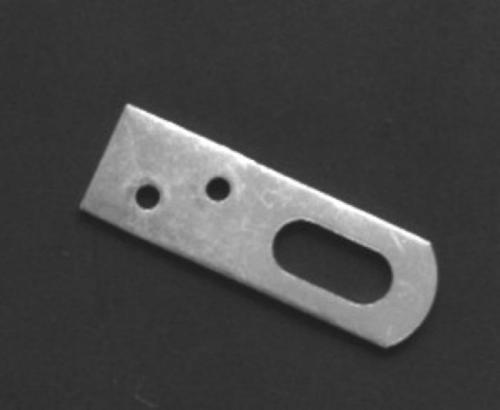
//> input picture practice-4/images/detect_circles.jpg, 500 x 410 px
$ ./reflection   (built with g++ and OpenCV 4)
//> lines starting //> are read from the running program, lines starting //| are printed output that depends on the picture; after the words box and inside, x2 and y2 are one past the last pixel; in counts of white or black regions, pixels touching at a corner belong together
#include "opencv2/opencv.hpp"
#include "opencv2/imgproc.hpp"
#include "opencv2/highgui.hpp"
#include <iostream>
#include <cmath>

using namespace std;

double getdistCenter(double point_x1, double point_y1, double point_x2, double point_y2);

int main(int argc, char **argv)
{
    /** 加载原图并转为灰度图 **/
    cv::Mat srcImage, grayImage;

    srcImage = cv::imread("images/detect_circles.jpg", cv::IMREAD_COLOR);
//> srcImage is the input picture: 410 rows x 500 cols, CV_8UC3; min 28, max 255, mean 70
    cv::cvtColor(srcImage, grayImage, cv::COLOR_BGR2GRAY);
    cv::imshow("Source Image", srcImage);

    /** 阈值分割，转为二值图 **/
    cv::Mat thresholdImage;

    cv::threshold(grayImage, thresholdImage, 0, 255, cv::THRESH_BINARY | cv::THRESH_OTSU);
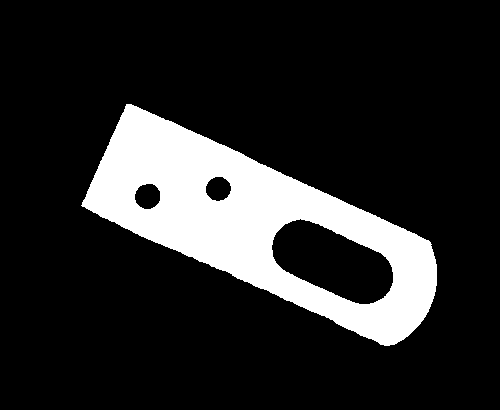
//> thresholdImage: 410 rows x 500 cols, CV_8UC1; 16.1% white; 1 white region, box (x1, y1, x2, y2) and area: (81, 104, 437, 346) 33026
    cv::imshow("Threshold Segmentation ", thresholdImage);
    //cv::GaussianBlur(grayImage, thresholdImage, cv::Size(5, 5), 0, 0);

    /**
        霍夫圆变换
        void cv:HoughCircles(InputArray image, outputArray circles, int method, double dp, double ,
                             double param1, double param2, int minRadius, int maxRadius)

        @circles：找到的圆的输出向量；其中每个元素为包含着3个浮点数子元素（x,y,radius）的向量
        @method：检测方法；这里用到霍夫梯度法的改进版 cv::HOUGH_GRADIENT_ALT
        @dp：累加器分辨率与图像分辨率的反比；dp = 2表示累加器的宽度和高度是输入图像的一半
        @minDist：检测到的圆心之间的最小距离；
        @param1：传递到method中的第一个参数；对于HOUGH_GRADIENT和HOUGH_GRADIENT_ALT，它是传递给Canny边缘检测器的两个阈值中的较高阈值
        @param2：传递到method中的第二个参数；在HOUGH_GRADIENT_ALT算法的情况下，这是圆的 "perfectness" 度量。如果想要检测较小的圆，可将其设为0.9或更小
        @minRadius：所检测到的圆的最小半径；
        @maxRadius：所检测到的圆的最大半径
    **/
    vector<cv::Vec3f> circles;
    cv::HoughCircles(thresholdImage, circles, cv::HOUGH_GRADIENT_ALT, 2, 10, 200, 0.9);
//> circles = 2 circles (x, y, radius): [148, 196, 12.46], [218, 188, 12.21]

    if (!circles.empty())
    {
        for (size_t i = 0; i < circles.size(); ++i)
        {
            cv::Vec3i circle = circles[i];
            // 第i个圆的圆心
            cv::Point center(circle[0], circle[1]);
            // 第i个圆的半径
            //int radius = cvRound(circles[i][2]);
            int radius = circle[2];

            //绘制圆心（填充白色）
            cv::circle(srcImage, center, 3, cv::Scalar::all(255), -1, cv::LINE_8, 0);
            // 绘制圆轮廓
            cv::circle(srcImage, center, radius, cv::Scalar(0, 0, 255), 2, cv::LINE_8, 0);

            printf("第%d个圆的圆心坐标为：(%d, %d)\t\t", i + 1, center.x, center.y);
            printf("半径为：%f\n", circles[i][2]);
        }
//> this loop made 2 passes
//> (center, radius) on passes 1 to 2: (Point(148, 196), 12), (Point(218, 188), 12)
//| 第1个圆的圆心坐标为：(148, 196)		半径为：12.463170
//| 第2个圆的圆心坐标为：(218, 188)		半径为：12.205466
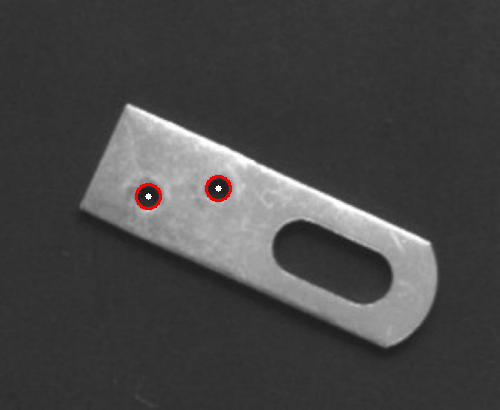
//> srcImage: 410 rows x 500 cols, CV_8UC3; 0.25% of pixels changed, all inside (x1, y1, x2, y2) = (135, 175, 232, 210)

        double distance = getdistCenter(circles[0][0], circles[0][1], circles[1][0], circles[1][1]);
//> distance = 70.46
        cout << "\n两圆圆心之间距离为：" << distance << endl;
//| 两圆圆心之间距离为：70.4557

        cv::namedWindow("Circles Detection", cv::WINDOW_AUTOSIZE);
        cv::imshow("Circles Detection", srcImage);
    }

    else
    {
        cout << "No circles found!" << endl;
        return EXIT_FAILURE;
    }

    cv::waitKey(0);

	return 0;
}


/** 计算圆心距离 **/
double getdistCenter(double point_x1, double point_y1, double point_x2, double point_y2)
{
    double distance;
    distance = pow((point_x2 - point_x1), 2) + pow((point_y2 - point_y1), 2);
    distance = sqrt(distance);

    return distance;
}
